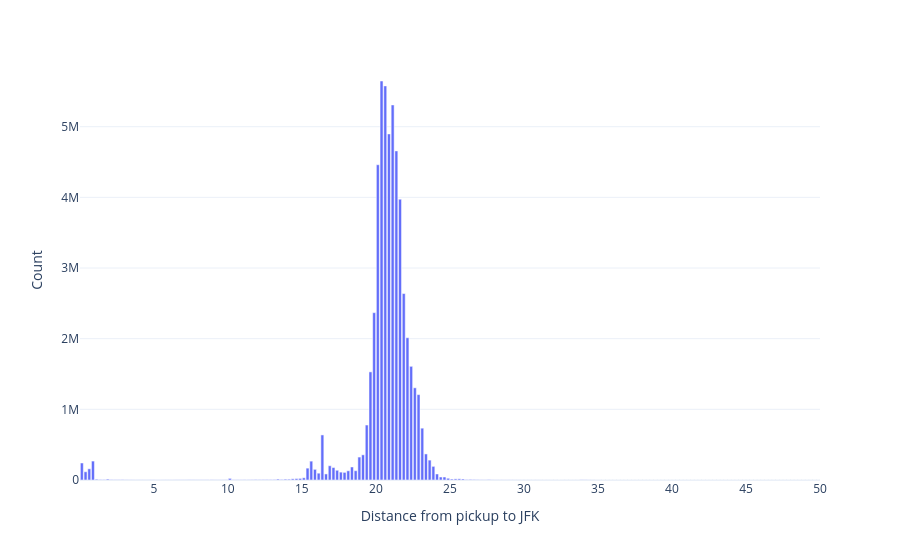

This figure's notebook cell:
### Code cell
m = pc.less(table_feats['pickup_jfk_airport_dist'], 50)
hist(table_feats['pickup_jfk_airport_dist'].filter(m), 
     "Distance from pickup to JFK", bins=200)

### Figure 1 — Plotly figure (JSON) as saved in the notebook; plotly's stock layout.template omitted (floating-point values rounded to 4 significant figures; data arrays with more than 128 entries replaced by an {"elided": "..."} marker saying what was removed)
{"data": [{"hovertemplate": "Distance from pickup to JFK=%{x}<br>Count=%{y}<extra></extra>", "legendgroup": "", "marker": {"color": "#636efa", "pattern": {"shape": ""}}, "name": "", "orientation": "v", "showlegend": false, "textposition": "auto", "type": "bar", "x": {"elided": "200 float values"}, "xaxis": "x", "y": {"elided": "200 int values"}, "yaxis": "y"}], "layout": {"barmode": "relative", "legend": {"tracegroupgap": 0}, "margin": {"t": 60}, "xaxis": {"anchor": "y", "domain": [0, 1], "title": {"text": "Distance from pickup to JFK"}}, "yaxis": {"anchor": "x", "domain": [0, 1], "title": {"text": "Count"}}}}
